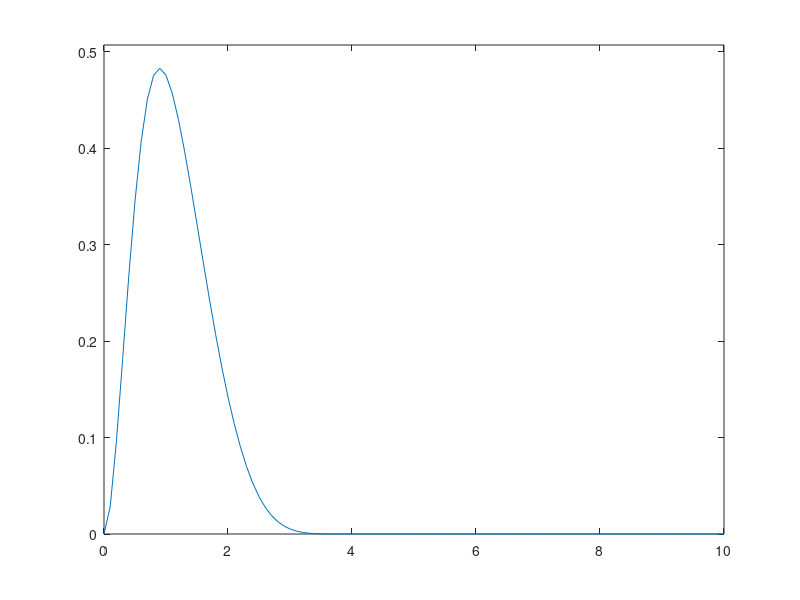

Recreate this plot in MATLAB. (Note: this script raises an error after producing the figure.)
K = 6;
S = K-1;
t_knot = linspace(0,10,11)';
t_knot(3) = [];
t_knot(5) = [];

t = linspace(0,10,101)';
% t = 10;

% if S == 3
%     addpath('./cubic_splines');
%     spline = @(t) cspline(t);
%     spline_t = @(t) cspline_t(t);
%     spline_tt = @(t) cspline_tt(t);
%     spline_ttt = @(t) cspline_ttt(t);
% elseif S == 5
%     addpath('./quintic_splines');
%     spline = @(t) qspline(t);
%     spline_t = @(t) qspline_t(t);
%     spline_tt = @(t) qspline_tt(t);
%     spline_ttt = @(t) qspline_ttt(t);
% else
%     disp('Whoops! I only know how to deal with splines of order 3 and 5.')
%     return;
% end

% Now we need to add knot points past the beginning and end.
%
% M is given as the number of splines on the interval [t(1), t(end)]. We
% need to add extra splines before an after this, depending on order of the
% spline.
% pre_knots = t_knot(1) + (t_knot(2)-t_knot(1))*(-floor(S/2):-1)';
% post_knots = t_knot(end) + (t_knot(end)-t_knot(end-1))*(1:floor(S/2))';
%t_knot = [pre_knots; t_knot; post_knots];
t_knot = [repmat(t_knot(1),S,1); t_knot; repmat(t_knot(end),S,1)];
dt_knot = diff(t_knot);
t_knot2 = t_knot + [dt_knot; dt_knot(end)];

% numer of knots
M = length(t_knot);

% number of collocation points
N = length(t);

% Rows are the N collocation points
% Columns are the M splines
X = zeros(N,M);
for t_i=1:N % loop through all N collocation points
    %i = find(t(t_i)<t_knot,1,'first')-1;
    results = find( t_knot <= t(t_i) & t(t_i) < t_knot2, 1, 'last' );
    
    if isempty(results)
        if t(t_i) == t_knot(end)
            i = find( t_knot < t(t_i), 1, 'last'); 
        else
            i = M;
        end
    else
        i = results;
    end
    
    delta_r = zeros(K,1);
    delta_l = zeros(K,1);
    b = zeros(K,1); b(1) = 1;
    
    for j=1:(K-1) % loop through splines of increasing order
        if (i+1-j) < 1 || i+j > M
            continue;
        end
       delta_r(j) = t_knot(i+j) - t(t_i);
       delta_l(j) = t(t_i) - t_knot(i+1-j);
       
       saved = 0;
       for r=1:j % loop through the nonzero splines
           term = b(r)/(delta_r(r) + delta_l(j+1-r));
           b(r) = saved + delta_r(r)*term;
           saved = delta_l(j+1-r)*term;
       end
       b(j+1) = saved;
    end
    
    indices = max(1,i-K+1):i;
    X(t_i,indices) = b(1:length(indices));
    
end

k=3;
figure, plot(t,X(:,k)),ylim([min(X(:,k))*1.05 max(X(:,k))*1.05]),vlines(t_knot,'g--')

figure
plot(t,X)
ylim([min(min(X))*1.05 max(max(X))*1.05])
vlines(t_knot,'g--')